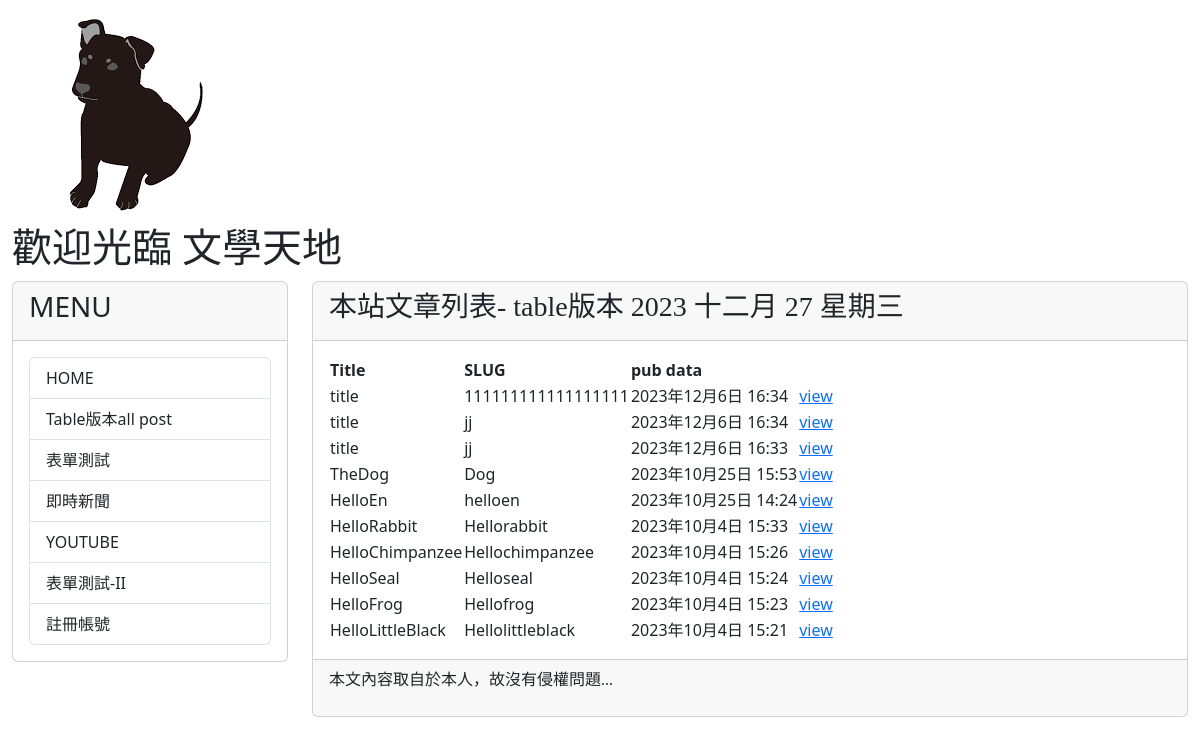
Page /post/ on the committed database.
### mysite/models.py (models this page shows, shortened)
class Post(models.Model):
    title = models.CharField(max_length = 200)
    slug = models.CharField(max_length = 200)
    body = models.TextField()
    category = models.TextField(null=True)
    pub_date = models.DateTimeField(auto_now_add=True)
    class Meta:
        ordering = ('-pub_date', )

### mysite/views.py (the view)
# urls.py: path('post/', mv.show_all_posts, name="show-all-posts"),
def show_all_posts(request):
    posts = Post.objects.all()
    return render(request, 'allposts.html', locals())

### mysite/templates/allposts.html (shortened to what this page needs)
{% extends "base2.html" %}
{% block headmessage %}
<h3 style='font-family:標楷體;'>本站文章列表- table版本</a>
    {% now 'Y M d D' %}
{% endblock headmessage %}
{% block content %}
{% for post in posts %}
{% if forloop.first %}
<table>
    <tr background="#cccccc">
        <th>Title</th>
        <th>SLUG</th>
        <th>pub data</th>
    </tr>
{% endif %}
    <tr background='{% cycle "#ffccff" "#ccffcc" %}'>
        <td>{{ post.title }}</td>
        <td>{{ post.slug }}</td>
        <td>{{ post.pub_date }}</td>
        <td><a href="{% url 'show-comments' post.id %}">view</a></td>
    </tr>
{% if forloop.last %}
</table>
{% endif %}
{% endfor %}
{% endblock content %}

### rows in the picture
Post: title "title", slug "111111111111111111", pub_date "2023年12月6日 16:34"
Post: title "title", slug "jj", pub_date "2023年12月6日 16:34"
Post: title "title", slug "jj", pub_date "2023年12月6日 16:33"
Post: title "TheDog", slug "Dog", pub_date "2023年10月25日 15:53"
Post: title "HelloEn", slug "helloen", pub_date "2023年10月25日 14:24"
Post: title "HelloRabbit", slug "Hellorabbit", pub_date "2023年10月4日 15:33"
Post: title "HelloChimpanzee", slug "Hellochimpanzee", pub_date "2023年10月4日 15:26"
Post: title "HelloSeal", slug "Helloseal", pub_date "2023年10月4日 15:24"
Post: title "HelloFrog", slug "Hellofrog", pub_date "2023年10月4日 15:23"
Post: title "HelloLittleBlack", slug "Hellolittleblack", pub_date "2023年10月4日 15:21"
